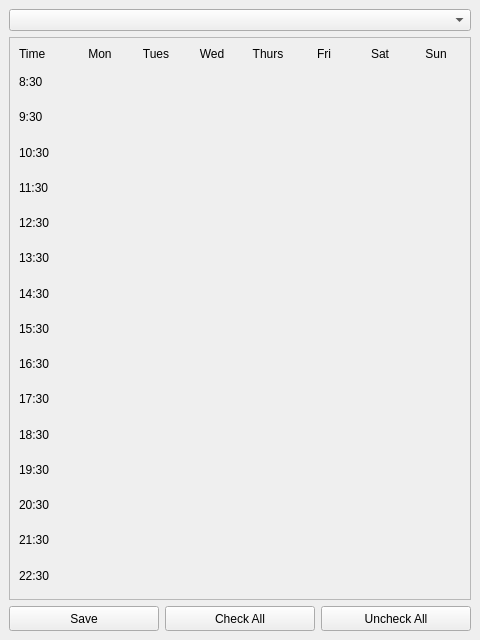
<?xml version="1.0" encoding="UTF-8"?>
<ui version="4.0">
 <class>MainWindow</class>
 <widget class="QMainWindow" name="MainWindow">
  <property name="geometry">
   <rect>
    <x>0</x>
    <y>0</y>
    <width>480</width>
    <height>640</height>
   </rect>
  </property>
  <property name="windowTitle">
   <string/>
  </property>
  <widget class="QWidget" name="centralwidget">
   <layout class="QGridLayout" name="gridLayout">
    <item row="2" column="1">
     <widget class="QPushButton" name="pushButtonCheckAll">
      <property name="minimumSize">
       <size>
        <width>100</width>
        <height>25</height>
       </size>
      </property>
      <property name="cursor">
       <cursorShape>PointingHandCursor</cursorShape>
      </property>
      <property name="accessibleDescription">
       <string>neutralButton</string>
      </property>
      <property name="text">
       <string>Check All</string>
      </property>
     </widget>
    </item>
    <item row="2" column="0">
     <widget class="QPushButton" name="pushButtonSave">
      <property name="minimumSize">
       <size>
        <width>100</width>
        <height>25</height>
       </size>
      </property>
      <property name="cursor">
       <cursorShape>PointingHandCursor</cursorShape>
      </property>
      <property name="accessibleDescription">
       <string>successButton</string>
      </property>
      <property name="text">
       <string>Save</string>
      </property>
     </widget>
    </item>
    <item row="2" column="2">
     <widget class="QPushButton" name="pushButtonUnCheckAll">
      <property name="minimumSize">
       <size>
        <width>100</width>
        <height>25</height>
       </size>
      </property>
      <property name="cursor">
       <cursorShape>PointingHandCursor</cursorShape>
      </property>
      <property name="accessibleDescription">
       <string>neutralButton</string>
      </property>
      <property name="text">
       <string>Uncheck All</string>
      </property>
     </widget>
    </item>
    <item row="1" column="0" colspan="3">
     <widget class="QFrame" name="frameSchedule">
      <property name="frameShape">
       <enum>QFrame::StyledPanel</enum>
      </property>
      <property name="frameShadow">
       <enum>QFrame::Raised</enum>
      </property>
      <layout class="QGridLayout" name="gridLayout_2">
       <property name="sizeConstraint">
        <enum>QLayout::SetDefaultConstraint</enum>
       </property>
       <item row="12" column="0">
        <widget class="QLabel" name="label_13">
         <property name="text">
          <string>19:30</string>
         </property>
        </widget>
       </item>
       <item row="10" column="0">
        <widget class="QLabel" name="label_11">
         <property name="text">
          <string>17:30</string>
         </property>
        </widget>
       </item>
       <item row="5" column="0">
        <widget class="QLabel" name="label_6">
         <property name="text">
          <string>12:30</string>
         </property>
        </widget>
       </item>
       <item row="13" column="0">
        <widget class="QLabel" name="label_14">
         <property name="text">
          <string>20:30</string>
         </property>
        </widget>
       </item>
       <item row="11" column="0">
        <widget class="QLabel" name="label_12">
         <property name="text">
          <string>18:30</string>
         </property>
        </widget>
       </item>
       <item row="0" column="7">
        <widget class="QLabel" name="label_23">
         <property name="sizePolicy">
          <sizepolicy hsizetype="Expanding" vsizetype="Fixed">
           <horstretch>0</horstretch>
           <verstretch>0</verstretch>
          </sizepolicy>
         </property>
         <property name="text">
          <string>Sun</string>
         </property>
         <property name="alignment">
          <set>Qt::AlignCenter</set>
         </property>
        </widget>
       </item>
       <item row="0" column="3">
        <widget class="QLabel" name="label_19">
         <property name="sizePolicy">
          <sizepolicy hsizetype="Expanding" vsizetype="Fixed">
           <horstretch>0</horstretch>
           <verstretch>0</verstretch>
          </sizepolicy>
         </property>
         <property name="text">
          <string>Wed</string>
         </property>
         <property name="alignment">
          <set>Qt::AlignCenter</set>
         </property>
        </widget>
       </item>
       <item row="2" column="0">
        <widget class="QLabel" name="label_3">
         <property name="text">
          <string>9:30</string>
         </property>
        </widget>
       </item>
       <item row="15" column="0">
        <widget class="QLabel" name="label_16">
         <property name="text">
          <string>22:30</string>
         </property>
        </widget>
       </item>
       <item row="1" column="0">
        <widget class="QLabel" name="label_2">
         <property name="text">
          <string>8:30</string>
         </property>
        </widget>
       </item>
       <item row="0" column="5">
        <widget class="QLabel" name="label_21">
         <property name="sizePolicy">
          <sizepolicy hsizetype="Expanding" vsizetype="Fixed">
           <horstretch>0</horstretch>
           <verstretch>0</verstretch>
          </sizepolicy>
         </property>
         <property name="text">
          <string>Fri</string>
         </property>
         <property name="alignment">
          <set>Qt::AlignCenter</set>
         </property>
        </widget>
       </item>
       <item row="7" column="0">
        <widget class="QLabel" name="label_8">
         <property name="text">
          <string>14:30</string>
         </property>
        </widget>
       </item>
       <item row="9" column="0">
        <widget class="QLabel" name="label_10">
         <property name="text">
          <string>16:30</string>
         </property>
        </widget>
       </item>
       <item row="6" column="0">
        <widget class="QLabel" name="label_7">
         <property name="text">
          <string>13:30</string>
         </property>
        </widget>
       </item>
       <item row="4" column="0">
        <widget class="QLabel" name="label_5">
         <property name="text">
          <string>11:30</string>
         </property>
        </widget>
       </item>
       <item row="0" column="4">
        <widget class="QLabel" name="label_20">
         <property name="sizePolicy">
          <sizepolicy hsizetype="Expanding" vsizetype="Fixed">
           <horstretch>0</horstretch>
           <verstretch>0</verstretch>
          </sizepolicy>
         </property>
         <property name="text">
          <string>Thurs</string>
         </property>
         <property name="alignment">
          <set>Qt::AlignCenter</set>
         </property>
        </widget>
       </item>
       <item row="0" column="6">
        <widget class="QLabel" name="label_22">
         <property name="sizePolicy">
          <sizepolicy hsizetype="Expanding" vsizetype="Fixed">
           <horstretch>0</horstretch>
           <verstretch>0</verstretch>
          </sizepolicy>
         </property>
         <property name="text">
          <string>Sat</string>
         </property>
         <property name="alignment">
          <set>Qt::AlignCenter</set>
         </property>
        </widget>
       </item>
       <item row="3" column="0">
        <widget class="QLabel" name="label_4">
         <property name="text">
          <string>10:30</string>
         </property>
        </widget>
       </item>
       <item row="0" column="1">
        <widget class="QLabel" name="label_17">
         <property name="sizePolicy">
          <sizepolicy hsizetype="Expanding" vsizetype="Fixed">
           <horstretch>0</horstretch>
           <verstretch>0</verstretch>
          </sizepolicy>
         </property>
         <property name="text">
          <string>Mon</string>
         </property>
         <property name="alignment">
          <set>Qt::AlignCenter</set>
         </property>
        </widget>
       </item>
       <item row="8" column="0">
        <widget class="QLabel" name="label_9">
         <property name="text">
          <string>15:30</string>
         </property>
        </widget>
       </item>
       <item row="0" column="0">
        <widget class="QLabel" name="label">
         <property name="sizePolicy">
          <sizepolicy hsizetype="Expanding" vsizetype="Fixed">
           <horstretch>0</horstretch>
           <verstretch>0</verstretch>
          </sizepolicy>
         </property>
         <property name="text">
          <string>Time</string>
         </property>
         <property name="alignment">
          <set>Qt::AlignLeading|Qt::AlignLeft|Qt::AlignVCenter</set>
         </property>
        </widget>
       </item>
       <item row="0" column="2">
        <widget class="QLabel" name="label_18">
         <property name="sizePolicy">
          <sizepolicy hsizetype="Expanding" vsizetype="Fixed">
           <horstretch>0</horstretch>
           <verstretch>0</verstretch>
          </sizepolicy>
         </property>
         <property name="text">
          <string>Tues</string>
         </property>
         <property name="alignment">
          <set>Qt::AlignCenter</set>
         </property>
        </widget>
       </item>
       <item row="14" column="0">
        <widget class="QLabel" name="label_15">
         <property name="text">
          <string>21:30</string>
         </property>
        </widget>
       </item>
      </layout>
     </widget>
    </item>
    <item row="0" column="0" colspan="3">
     <widget class="QComboBox" name="comboBoxRooms"/>
    </item>
   </layout>
  </widget>
 </widget>
 <resources/>
 <connections/>
</ui>
